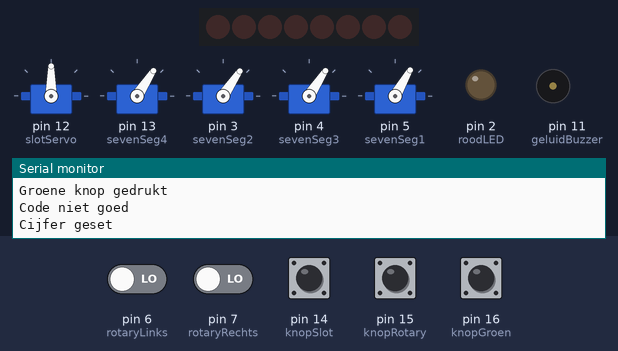
A sketch run on a simulated Arduino Uno, built with avr-gcc and run on an emulated ATmega328P. Shown: 5 × servo, 8 shift-register outputs drawn as a row of LEDs (first output left, lit = HIGH), output pins drawn as LEDs (lit = HIGH), buzzer (waves = sounding), the last lines printed to the serial monitor. Wiring (inferred from the names in the program): 4 × servo: signal pin 3 / signal pin 4 / signal pin 5 / signal pin 13. Dashed ring = blinking. The test bench sets the inputs (shaded band); at power-on: pin 14 (knopSlot), pin 15 (knopRotary), pin 16 (knopGroen) HIGH, pin 6 (rotaryLinks), pin 7 (rotaryRechts) LOW. Servo pulses on a pin are drawn as a servo (544–2400 µs = 0–180°); pins used as bus, display or sensor lines are not drawn.

Above: at 1.2 s.
1.3 s: pin 14 (knopSlot) pulled LOW for 0.15 s
At 1.43 s:
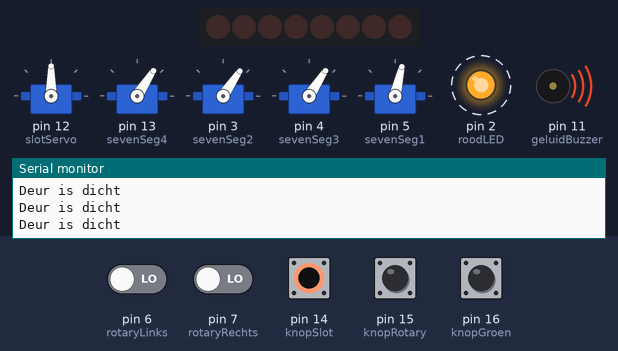
2.0 s: pin 15 (knopRotary) pulled LOW for 1 s
At 4.2 s:
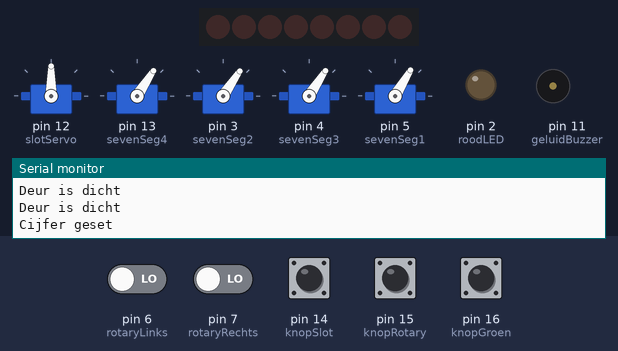
4.5 s: pin 16 (knopGroen) pulled LOW for 1 s
At 5.1 s:
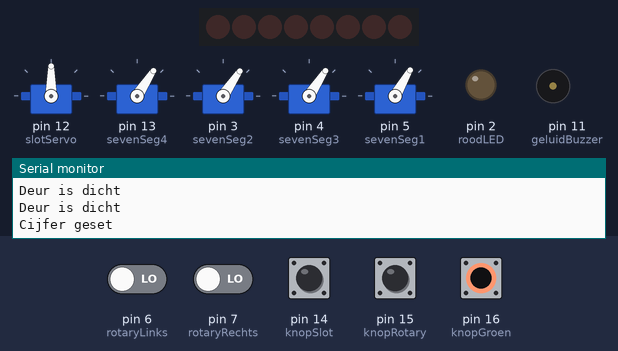
7.0 s: pin 6 (rotaryLinks) driven HIGH
8.5 s: pin 16 (knopGroen) pulled LOW for 0.15 s
At 9.75 s:
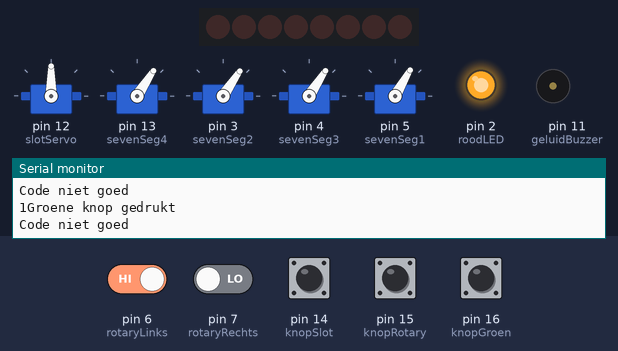
Timing chart, 0 to 10.2 s (numbered marks = the images above; inputs shaded):
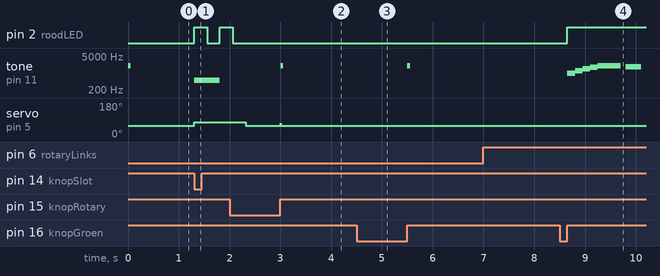

Measured:
- after the input at 1.3 s, pin 2 (roodLED): LOW → HIGH at once, → LOW 0.26 s later, → HIGH 0.25 s later; tone on pin 11 (geluidBuzzer): silent → 500 Hz at once, → silent 0.50 s later; servo on pin 5 (sevenSeg1): 60° → 77° at once
- after the input at 2.0 s, tone on pin 11 (geluidBuzzer): silent → 2000 Hz after 1.0 s, → silent 0.05 s later
- after the input at 4.5 s, tone on pin 11 (geluidBuzzer): silent → 2000 Hz after 1.0 s, → silent 0.05 s later; servo on pin 5 (sevenSeg1): 59° → 60° at once, → 59° 1.0 s later
- after the input at 8.5 s, pin 2 (roodLED): LOW → HIGH after 0.15 s; tone on pin 11 (geluidBuzzer): plays 1000 Hz for 0.15 s, 1250 Hz for 0.15 s, 1500 Hz for 0.15 s, 1750 Hz for 0.15 s, 2000 Hz for 0.45 s, 1800 Hz for 0.30 s, starting after 0.15 s; servo on pin 5 (sevenSeg1): 59° → 60° at once

The sketch:

7._Kluis4displays.ino
```cpp
/*
  Name: Kluis
  Date:
  Author: Daan Heetkamp, Bram Geerdink

  Description: Een kluis die dicht en open kan gaan.

  Revision: 1.4

*/

// ----- include libraries -----
#include <Wire.h>
#include <Servo.h>
#include <EEPROM.h>

// ----- Declare Constants -----

// ----- Declare Objects -----

// ----- Declare subroutines and/or functions -----
void kijkRotaryKnop();
int kijkGroeneKnop();
void kijkRotaryencoder();
void schermAansturen();

// ----- Declare Global Variables -----

Servo slotServo;

/**************LED/Display*******************/

int groenLED = 1; //De groene led.
int roodLED = 2; //De rode led.

int sevenSeg1 = 5; //Het eerste seven segmenten display.
int sevenSeg2 = 3; //Het tweede seven segmenten display.
int sevenSeg3 = 4; //Het derde seven segmenten display.
int sevenSeg4 = 13; //Het derde seven segmenten display.
/**************IC/Encoder*******************/
int rotaryLinks = 6; //De linker kant van de rotary encoder.
int rotaryRechts = 7; //De rechter kant van de rotary encoder.

int klokPin = 8;  // Latch pin of 74HC595 is connected to Digital pin 5 SRCLK
int latchPin = 9;  // Clock pin of 74HC595 is connected to Digital pin 6 RCLK
int dataPin = 10;  // Data pin of 74HC595 is connected to Digital pin 4 SER

/**************Buzzer/Servo*******************/
int geluidBuzzer = 11;
//int slotServo = 12;

/**************Knoppen*******************/
int knopSlot = 14; //14 = A0.
int knopRotary = 15; //15 = A1.
int knopGroen = 16; //16 = A2.
int knopRood = 17; //17 = A3.

/**************Globale Variablen*******************/
byte data;    //Stuurt de data van de rotary encoder naar het schuifregister
byte pinCode[4] = {0, 0, 0, 0}; //Dit is de pincode.
byte bcdWaarde[4] = {0, 0, 0, 0}; //Maak een lege array
byte rotaryWaarde = 0; //Dit slaat de huidige waarde van de rotary encoder op.
byte displayWaarde = 0; //De waarde die op het scherm komt te staan.
byte laatsteDraaiwaarde = 0; //Dit is om te ontdekken of er gedraaid wordt.
byte bcdLine = 0; //Dit is om te zorgen dat de waardes niet tussen 0 en 9 komen.
byte codeIngevoerd = 0; //Dit is om te kijken hoe vaak de code is ingevoerd.

bool rotaryGedrukt = LOW; //Dit is voor de knop voor een soort latch.
bool groenGedrukt = LOW; //Dit is voor de knop voor een soort latch.
bool roodGedrukt = LOW; //Dit is voor de knop voor een soort latch.
bool slotGedrukt = LOW;

int count1 = 0;
int count2 = 0;
int count3 = 0;
int count4 = 0;

// Setup
void setup()
{
  Serial.begin(9600);

  pinMode(groenLED, OUTPUT);
  pinMode(roodLED, OUTPUT);
  pinMode(sevenSeg1, OUTPUT);
  pinMode(sevenSeg2, OUTPUT);
  pinMode(sevenSeg3, OUTPUT);
pinMode(sevenSeg4, OUTPUT);

  pinMode(rotaryLinks, INPUT);
  pinMode(rotaryRechts, INPUT);
  pinMode(klokPin, OUTPUT);
  pinMode(latchPin, OUTPUT);
  pinMode(dataPin, OUTPUT);

  pinMode(geluidBuzzer, OUTPUT);
  slotServo.attach(12); //Servo is op poort 12.

  pinMode(knopSlot, INPUT_PULLUP);
  pinMode(knopGroen, INPUT_PULLUP);
  pinMode(knopRood, INPUT_PULLUP);
  pinMode(knopRotary, INPUT_PULLUP);

  /*for (int i = 0; i < 4; i++) //Stop de opgeslagen pincode in de pincode variable.
  {
    EEPROM.write(i, pinCode[i]);
  }*/

  for (int i = 0; i < 4; i++) //Stop de opgeslagen pincode in de pincode variable.
  {
    pinCode[i] = EEPROM.read(i);
  }
}

/*  To do
Servo DONE
*Buzzer* DONE
Led groen
Led Rood
Knop groen DONE
Knop rood DONE
Knop Slot DONE

*/


// Main loop
void loop()
{
  /**************Deur open?*******************/
  bool deurOpen = false;
  if(digitalRead(knopSlot) == LOW)//Deur open??
  {
    deurOpen = true;
    slotServo.write(0);//0 is deur open
    Serial.println("Deur is open en moet dicht");
  }

  while(deurOpen == true)//Zolang de deur open is.
  {
    tone(geluidBuzzer,500,500);
    unsigned long huidigeTijd = millis(); //tijd hoelang het programma al draait. Long omdat het om tijd gaat
    while (millis() - huidigeTijd < 1000) //doe voor het aantal seconden alles wat in de while staat.
    {
      if(millis() - huidigeTijd < 250)
      {
        digitalWrite(roodLED, HIGH);
        digitalWrite(groenLED, LOW);
      }
      if((millis() - huidigeTijd < 500) && (millis() - huidigeTijd > 250))
      {
        digitalWrite(roodLED, LOW);
        digitalWrite(groenLED, HIGH);
      }
      if((millis() - huidigeTijd < 750) && (millis() - huidigeTijd > 500))
      {
        digitalWrite(roodLED, HIGH);
        digitalWrite(groenLED, LOW);
      }
      if((millis() - huidigeTijd < 1000) && (millis() - huidigeTijd > 750))
      {
        digitalWrite(roodLED, LOW);
        digitalWrite(groenLED, HIGH);
      }
      kijkRotaryencoder();
      schermAansturen();
      //Serial.println("Deur moet dicht");
      if((digitalRead(knopSlot) == HIGH) && (slotGedrukt == LOW));//Deur Dicht??
      {
        deurOpen = false;
        Serial.println("Deur is dicht");
        slotServo.write(90);//90 is deur dicht.
      }
      slotGedrukt = digitalRead(knopSlot);
    }
    digitalWrite(roodLED, LOW);
    digitalWrite(groenLED, LOW);
  }

  /**************Check code*******************/
  int codeModus = kijkGroeneKnop(); //Modus 0 is niets. Modus 1 open. modus 2 alarm.
  //KNIPPER GROEN

  if(codeModus == 1) //Goeie code
  {
    //reset de waardes in het systeem.
    for(int i = 0; i < 4; i++)
    {
      bcdWaarde[i] = 0;
    }
    bcdLine = 0;

    /**************Deur open + code kunnen veranderen*******************/
    Serial.println("Deur gaat open");
    bool wacht = true;
    while(wacht == true)
    {
      schermAansturen();
      if((digitalRead(knopSlot) == HIGH) && (digitalRead(knopGroen) == HIGH) && (groenGedrukt == LOW)) //Deur dicht en groene knop ingedrukt? Deur dicht.
      {
        Serial.println("Slot gaat erop, deur dicht.");
        slotServo.write(90);//90 is deur dicht.
        wacht = false;
      }
      groenGedrukt = digitalRead(knopGroen);

      if((digitalRead(knopRood) == HIGH) && (roodGedrukt == LOW) && (digitalRead(knopGroen) == LOW)) //Rode knop ingedrukt en de groene niet? Code veranderen
      {
        Serial.println("Verander de code");
        for(int i = 0; i < 4; i++)
        {
          bcdWaarde[i] = 0;
        }
        bcdLine = 0;

        bool wacht2 = true;
        while(wacht2 == true)
        {
          kijkRotaryKnop();
          kijkRotaryencoder();
          schermAansturen();

          if(digitalRead(knopGroen) == HIGH && (groenGedrukt == LOW)) //Set nieuwe waarde als code.
          {
            Serial.println("Code verandert");
            for(int i = 0; i < 4; i++)
            {
              pinCode[i] = bcdWaarde[i];//Set de bcdWaarde als de code.
              if(EEPROM.read(i) != pinCode[i]) //Is de waarde op het bepaalde punt hetzelfde? dan niet schrijven.
              {
                EEPROM.write(i, pinCode[i]);
              }
            }
            wacht2 = false;//uit de while.
          }
          groenGedrukt = digitalRead(knopGroen);
        }
      }
      roodGedrukt = digitalRead(knopRood); //Zodat er geen redruk komt.
    }
  }

  else if(codeModus == 2)//drie keer fout
  {
    Serial.println("Drie keer foute code");
    for(int i = 0; i < 4; i++)
    {
      bcdWaarde[i] = 0;
    }
    bcdLine = 0;

    bool wacht = true;
    while(wacht == true)
    {
      tone(geluidBuzzer,1250,500);
      unsigned long huidigeTijd = millis(); //tijd hoelang het programma al draait. Long omdat het om tijd gaat
      while (millis() - huidigeTijd < 1000) //doe voor het aantal seconden alles wat in de while staat.
      {
        //Serial.println("Maak een nieuwe code.");

        kijkRotaryencoder();
        kijkRotaryKnop();
        schermAansturen();

        int goeieCode = 0;
        if((digitalRead(knopGroen) == HIGH) && (groenGedrukt == LOW)) //Set nieuwe waarde als code.
        {
          Serial.println("IN DE LOOP.");
          for(int i = 0; i < 4; i++)
          {
            if (pinCode[i] == bcdWaarde[i]) //is de ingevulde waarde de hoofdcode?
            {
              goeieCode++;
            }
          }

          if(goeieCode == 4)//code goed?
          {
            wacht = false;
            Serial.println("De code is goed.");
          }
          else//Reset de lines.
          {
            for(int i = 0; i < 4; i++)
            {
              bcdWaarde[i] = 0;
            }
            bcdLine = 0;
          }
        }
        groenGedrukt = digitalRead(knopGroen);
      }
    }
  }


  /**************Rotaryencoder*******************/
  kijkRotaryencoder();
  kijkRotaryKnop();

  /**************Rotary data to Register*******************/
  schermAansturen();
  //Serial.println(bcdLine);
}

//////////////////////////////////////////////////////////////////////

void kijkRotaryKnop()
{
  //Rotary knop
  if(rotaryGedrukt == LOW && digitalRead(knopRotary) == HIGH) //Is er gedrukt?
  {
    tone(geluidBuzzer, 2000, 50);
    bcdWaarde[bcdLine] = rotaryWaarde; //De waarde van de knop de waarde van bcdLine.
    bcdLine++; //Zoek data van het volgende scherm.

    if(bcdLine == 4)// Als die 3 is moet die naar nummer 0 gaan.
    {
      bcdLine = 0;
    }
    rotaryWaarde = bcdWaarde[bcdLine]; //Stop de huidige data van dit scherm op het scherm.

    Serial.println("Cijfer geset");
  }
  rotaryGedrukt = digitalRead(knopRotary); //Zodat er geen redruk komt.
}

int kijkGroeneKnop()
{
  int modus = 0;

  //Groene knop. Deze moet gedrukt worden als de waarde op het scherm ingevoerd moet worden.
  if(groenGedrukt == LOW && digitalRead(knopGroen) == HIGH) //Is er gedrukt?
  {
    tone(geluidBuzzer, 2000, 50);
    Serial.println("Groene knop gedrukt");
    codeIngevoerd++;

    int goeieCode = 0;
    for(int i = 0; i < 4; i++)
    {
      if (bcdWaarde[i] == pinCode[i]) //is de ingevulde waarde de hoofdcode?
      {
        goeieCode++; //als de code drie keer goed is is goeieCode 3.
      }
    }

    if(goeieCode == 4) //Code goed?
    {
      digitalWrite(groenLED, HIGH);
      codeIngevoerd = 0; //Reset het aantal keer dat de code is ingevoer.
      modus = 1; //open de kluis

      slotServo.write(0);//0 is deur open

      int a = 1000;
      for(int i = 0; i < 5; i++)
      {
        tone(geluidBuzzer,a,150);
        delay(150);
        a = a + 250;
      }
      tone(geluidBuzzer,2000,300);
      delay(400);
      tone(geluidBuzzer,2000,300);
      delay(400);
      tone(geluidBuzzer,2000,600);
      delay(600); //Goede code melding.
      digitalWrite(groenLED, LOW);
    }
    else //Code niet goed?
    {
      Serial.println("Code niet goed");

      if(codeIngevoerd == 3) //Drie keer foute code?
      {
        digitalWrite(roodLED, HIGH);
        codeIngevoerd = 0;
        int a = 1000;
        for(int i = 0; i < 5; i++)
        {
        tone(geluidBuzzer,a,150);
        delay(150);
        a = a + 250;
        }
        tone(geluidBuzzer,2000,300);
        delay(400);
        tone(geluidBuzzer,1800,300);
        delay(400);
        tone(geluidBuzzer,1750,600);
        delay(600);
        digitalWrite(roodLED, LOW);
        modus = 2;
      }
    }
    for(int i = 0; i < 4; i++) // reset scherm
    {
      bcdWaarde[i] = 0;
    }
    bcdLine = 0;
  }
  groenGedrukt = digitalRead(knopGroen); //Zodat er geen redruk komt.
  return modus;
}

void kijkRotaryencoder() //kijk of de rotary encoder draait.
{
  if(digitalRead(rotaryLinks) != laatsteDraaiwaarde) //Is er gedraaid?
  {
    if(digitalRead(rotaryRechts) == laatsteDraaiwaarde) //Draai naar rechts?
    {
      if(rotaryWaarde == 18){} //18? Doe niets. Elke draai doet die 2x. Dus daarom 18 ipv 9.
      else //Niet 18? Dan +1
      {
        rotaryWaarde++; //Tel 1 op
        Serial.print(rotaryWaarde);
      }
    }
    else //Draai naar links.
    {
      if(rotaryWaarde == 0){} //0? Doe niets
      else // Niet 0? Dan -1
      {
        rotaryWaarde--; //Trek 1 af.
        Serial.print(rotaryWaarde);
      }
    }
  }
  laatsteDraaiwaarde = digitalRead(rotaryLinks); //Sla waarde op van de laatste positie.
}

void schermAansturen()
{
  /**************Rotary data to Register*******************/
  for(int i = 0; i < 4; i++) //Doe 3 keer
  {
    if(bcdLine == i) //Is dit scherm geselecteerd?
    {
      data = rotaryWaarde; //Stop de waarde in data
    }
    else
    {
      data = bcdWaarde[i]; //Stop de opgeslagen waarde in data.
    }

    data =  data / 2; //Deel de data door 2. 18/2 = 9.

    digitalWrite(sevenSeg1, LOW); //Zet alle schermen uit
    digitalWrite(sevenSeg2, LOW);
    digitalWrite(sevenSeg3, LOW);
    digitalWrite(sevenSeg4, LOW);
    switch(i) //Zet seven segment aan welke data nodig heeft..
    {
      case 0:
        count1 = count1 + 1;

        if (((count1 >= 1) && (count1 <= 50)) && (bcdLine == 3) || (bcdLine == 0) || (bcdLine == 1) || (bcdLine == 2) )
        {
        digitalWrite(sevenSeg4, HIGH);

        }
        else if (((count1 > 100) && (count1 <= 100)) && (bcdLine == 3))
        {
         digitalWrite(sevenSeg4, LOW);
        }

        if (count1 > 100 && (bcdLine == 3))
        {
          count1 = 1;
          //Serial.println("case 0");
        }
        delay(1); //Dit is om het andere scherm te laten doven.
      break;

      case 1:
        count2 = count2 + 1;

        if (((count2 >= 1) && (count2 <= 50)) && (bcdLine == 0) || (bcdLine == 2) || (bcdLine == 1) || (bcdLine == 3) )
        {
        digitalWrite(sevenSeg2, HIGH);

        }
        else if (((count2 > 100) && (count2 <= 100)) && (bcdLine == 0))
        {
         digitalWrite(sevenSeg2, LOW);
        }

        if (count2 > 100 && (bcdLine == 0))
        {
          count2 = 1;
          //Serial.println("case 1");
        }
        delay(1); //Dit is om het andere scherm te laten doven.
      break;

      case 2:
        count3 = count3 + 1;

        if (((count3 >= 1) && (count3 <= 50)) && (bcdLine == 1) || (bcdLine == 0) || (bcdLine == 2) || (bcdLine == 3) )
        {
        digitalWrite(sevenSeg3, HIGH);

        }
        else if (((count3 > 100) && (count3 <= 100)) && (bcdLine == 1))
        {
         digitalWrite(sevenSeg3, LOW);
        }

        if (count3 > 100 && (bcdLine == 1))
        {
          count3 = 1;
          //Serial.println("case 2");
        }
        delay(1); //Dit is om het andere scherm te laten doven.
      break;

       case 3:
        count4 = count4 + 1;

        if ((((count4 >= 1) && (count4 <= 50)) && (bcdLine == 2)) || (bcdLine == 0) || (bcdLine == 1) || (bcdLine == 3) )
        {
        digitalWrite(sevenSeg1, HIGH);

        }
        else if (((count4 > 100) && (count4 <= 100)) && (bcdLine == 2))
        {
         digitalWrite(sevenSeg1, LOW);
        }

        if (count4 > 100 && (bcdLine == 2))
        {
          count4 = 1;
          //Serial.println("case 3");
        }
        delay(1); //Dit is om het andere scherm te laten doven.
      break;
    }

    digitalWrite(latchPin, LOW); //Er mag data toegevoegd worden in het register.
    shiftOut(dataPin, klokPin, MSBFIRST, data); //Shift de waarde van data in het register.
    //MSB eerst. dus 0000 0110 wordt 0110 0000 als er wordt gekeken vanaf rechts.
    digitalWrite(latchPin, HIGH); //Er mag geen data toegevoegd worden in het register.
  }
}
```
